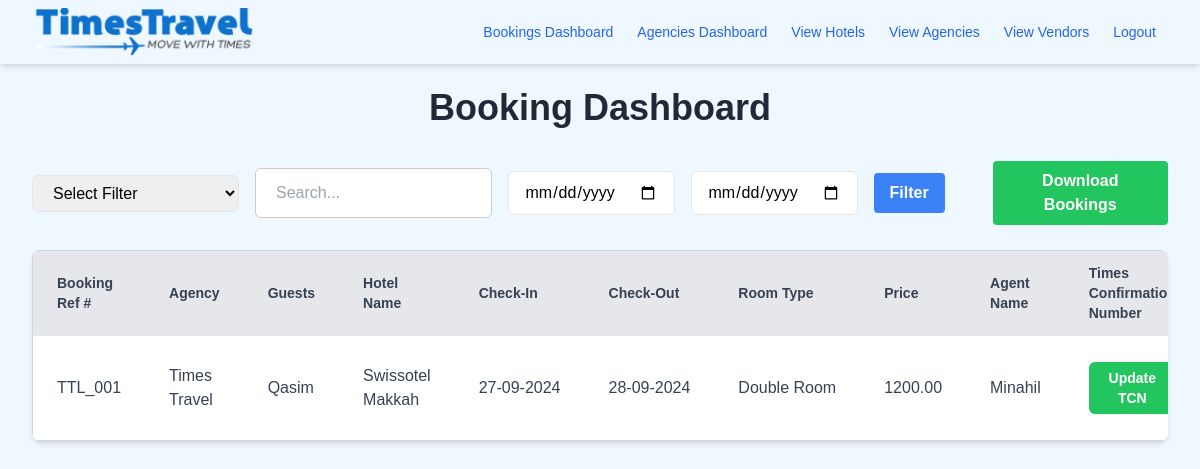
/bookings (signed in), run on an earlier commit of the app's database.
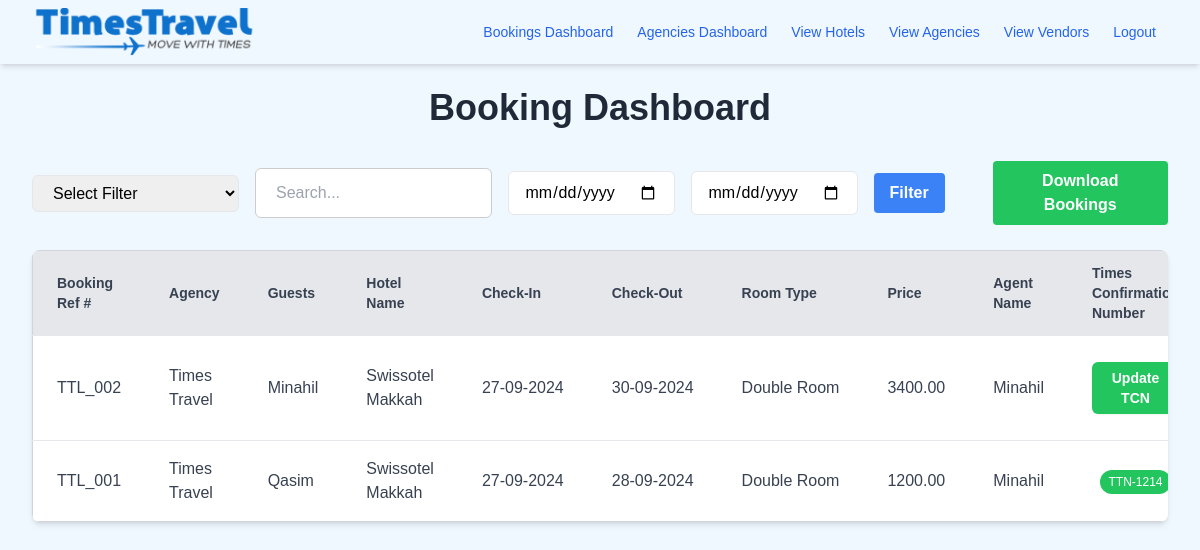
And on a later commit of the database.
### app/models.py (models this page shows, shortened)
class Booking(db.Model):
    __tablename__ = 'bookings'
    id = Column(Integer, primary_key=True)
    check_in = Column(DateTime, nullable=False)
    check_out = Column(DateTime, nullable=False)
    hotel_id = Column(Integer, ForeignKey('hotel.id'), nullable=False)
    hotel_name = Column(String(128), nullable=False)
    room_type = Column(String(128), nullable=True)
    room_id = Column(Integer, ForeignKey('room.id'), nullable=False)
    agent_id = Column(Integer, ForeignKey('users.id'), nullable=True)
    agency_id = Column(Integer, ForeignKey('agencies.id'), nullable=True)
    agency = db.relationship('Agency', back_populates='bookings')
    confirmation_number = Column(String(64), unique=True, nullable=True)
    booking_confirmed = Column(Boolean, default=False)
    times_con_number = Column(String(64), unique=True, nullable=True)
    times_confirmed = Column(Boolean, default=False)
    invoice_paid = Column(Boolean, default=False)
    vendor_paid = Column(Boolean, default=False)
    payment_number = Column(String(64), unique=True, nullable=True)
    selling_price = Column(Numeric(precision=12, scale=2), nullable=True)
    buying_price = Column(Numeric(precision=12, scale=2), nullable=True)
    special_requests = Column(String(128), nullable=True)
    remarks = Column(Text, nullable=True)
    room = relationship('Room', back_populates='bookings')
    agent = relationship('User', back_populates='bookings', foreign_keys=[agent_id])
    agency = relationship('Agency', back_populates='bookings', foreign_keys=[agency_id])
    guests = relationship('Guest', back_populates='booking', cascade="all, delete-orphan")
    hotel = relationship('Hotel', back_populates='bookings')
    invoice = relationship('Invoice', back_populates='booking', uselist=False, cascade="all, delete-orphan")

class Agency(db.Model):
    __tablename__ = 'agencies'
    id = Column(Integer, primary_key=True)
    name = Column(String(128), nullable=False)
    email = Column(String(120), index=True, unique=True, nullable=False)
    designation = Column(String(128), nullable=True)
    telephone = Column(BigInteger, nullable=True)
    credit_limit = Column(Numeric(precision=12, scale=2), default=0.00)
    used_credit = Column(Numeric(precision=12, scale=2), default=0.00)
    paid_back = Column(Numeric(precision=12, scale=2), default=0.00)
    account_limit = Column(Numeric(precision=5, scale=0), default=0)
    allowed_accounts = Column(Integer, default=0)
    users = relationship(
        'User',
        back_populates='agency',
        foreign_keys='User.agency_id'
    )
    bookings = relationship(
        'Booking',
        back_populates='agency',
        foreign_keys='Booking.agency_id',
        lazy='joined'
    )

class Guest(db.Model):
    __tablename__ = 'guests'
    id = Column(Integer, primary_key=True)
    first_name = Column(String(64), nullable=False)
    last_name = Column(String(64), nullable=False)
    email = Column(String(120), nullable=True)
    phone_number = Column(BigInteger, nullable=True)
    booking_id = Column(Integer, ForeignKey('bookings.id'), nullable=False)  # Link to Booking model
    booking = relationship('Booking', back_populates='guests')

class Room(db.Model):
    __tablename__ = 'room'
    id = db.Column(db.Integer, primary_key=True)
    hotel_id = db.Column(db.Integer, db.ForeignKey('hotel.id'), nullable=False)
    type = db.Column(db.String(100), nullable=False)
    availability = db.Column(db.Boolean, nullable=False)
    rooms_available = db.Column(db.Integer, nullable=False)
    inclusion = db.Column(db.String(100))
    approval = db.Column(db.String(100))
    notes = db.Column(db.String(100))
    january_rates = db.Column(JSON, nullable=True)
    february_rates = db.Column(JSON, nullable=True)
    march_rates = db.Column(JSON, nullable=True)
    april_rates = db.Column(JSON, nullable=True)
    may_rates = db.Column(JSON, nullable=True)
    june_rates = db.Column(JSON, nullable=True)
    july_rates = db.Column(JSON, nullable=True)
    august_rates = db.Column(JSON, nullable=True)
    september_rates = db.Column(JSON, nullable=True)
    october_rates = db.Column(JSON, nullable=True)
    november_rates = db.Column(JSON, nullable=True)
    december_rates = db.Column(JSON, nullable=True)
    total_price = db.Column(db.Float, default=0)
    bookings = relationship('Booking', back_populates='room')  # Back reference to Booking

class User(UserMixin, db.Model):
    __tablename__ = 'users'
    id = Column(Integer, primary_key=True)
    username = Column(String(64), nullable=False)
    email = Column(String(120), unique=True, nullable=False)
    hashed_password = Column(String(128), nullable=False)
    role = Column(String(64), nullable=False, default='user')
    agency_id = Column(Integer, ForeignKey('agencies.id'), nullable=True)
    agency = relationship(
        'Agency',
        back_populates='users',
        foreign_keys=[agency_id]
    )
    bookings = relationship(
        'Booking',
        back_populates='agent',
        foreign_keys='Booking.agent_id'
    )

### app/routes/booking_routes.py (the view)
@booking_bp.route('/bookings', methods=['GET', 'POST'])
@login_required
@roles_required('super_admin', 'admin', 'agency_admin')
def view_bookings():
    query = Booking.query
    query = apply_filters_and_sorting(query)
    if current_user.role == 'super_admin':
        bookings = query.all()
    elif current_user.role == 'agency_admin':
        bookings = query.filter_by(agency_id=current_user.agency_id).all()
    elif current_user.role == 'admin':
        bookings = query.filter_by(invoice_paid=False).all()
    return render_template('booking/booking_dashboard.html',
                           bookings=bookings,
                           sort_by=request.args.get('sort_by', 'id'),
                           sort_order=request.args.get('sort_order', 'asc'),
                           filter_column=request.args.get('filter_column'),
                           filter_value=request.args.get('filter_value'),
                           start_date=request.args.get('start_date'),
                           end_date=request.args.get('end_date'))

### app/models.py (called while the page is built)
@login.user_loader
def load_user(id):
    return User.query.get(int(id))

### app/templates/booking/booking_dashboard.html (shortened to what the changed rows need)
<!DOCTYPE html>
<html lang="en">
<head>
    <link rel="stylesheet" href="{{ url_for('static', filename='style.css') }}">
    <link rel="stylesheet" href="https://cdnjs.cloudflare.com/ajax/libs/font-awesome/6.0.0-beta3/css/all.min.css">
    <script src="https://cdn.tailwindcss.com"></script>
</head>
<body class="bg-primary-100">
    <div class="mt-6 mx-auto max-w-9xl px-4 sm:px-6 lg:px-8">
        <h1 class="text-4xl font-extrabold text-gray-800 mb-8 text-center">Booking Dashboard</h1>
        <div class="overflow-x-auto bg-white shadow-md rounded-lg">
            <table class="min-w-full border border-gray-300 divide-y divide-gray-200">
                <thead class="bg-gray-200">
                    <tr>
                        <th class="px-6 py-3 text-left text-sm font-semibold text-gray-700">
                            <a href="{{ url_for('booking.view_bookings', sort_by='id', sort_order='asc' if sort_order == 'desc' else 'desc', filter_column=filter_column, filter_value=filter_value) }}">Booking Ref #</a>
                        </th>
                        <th class="px-6 py-3 text-left text-sm font-semibold text-gray-700">
                            <a href="{{ url_for('booking.view_bookings', sort_by='agency_name', sort_order='asc' if sort_order == 'desc' else 'desc', filter_column=filter_column, filter_value=filter_value) }}">Agency</a>
                        </th>
                        <th class="px-6 py-3 text-left text-sm font-semibold text-gray-700">
                            <a href="{{ url_for('booking.view_bookings', sort_by='guests', sort_order='asc' if sort_order == 'desc' else 'desc', filter_column=filter_column, filter_value=filter_value) }}">Guests</a>
                        </th>
                        <th class="px-6 py-3 text-left text-sm font-semibold text-gray-700">
                            <a href="{{ url_for('booking.view_bookings', sort_by='hotel_name', sort_order='asc' if sort_order == 'desc' else 'desc', filter_column=filter_column, filter_value=filter_value) }}">Hotel Name</a>
                        </th>
                        <th class="px-6 py-3 text-left text-sm font-semibold text-gray-700">
                            <a href="{{ url_for('booking.view_bookings', sort_by='check_in', sort_order='asc' if sort_order == 'desc' else 'desc', filter_column=filter_column, filter_value=filter_value) }}">Check-In</a>
                        </th>
                        <th class="px-6 py-3 text-left text-sm font-semibold text-gray-700">
                            <a href="{{ url_for('booking.view_bookings', sort_by='check_out', sort_order='asc' if sort_order == 'desc' else 'desc', filter_column=filter_column, filter_value=filter_value) }}">Check-Out</a>
                        </th>
                        <th class="px-6 py-3 text-left text-sm font-semibold text-gray-700">
                            <a href="{{ url_for('booking.view_bookings', sort_by='room_type', sort_order='asc' if sort_order == 'desc' else 'desc', filter_column=filter_column, filter_value=filter_value) }}">Room Type</a>
                        </th>
                        <th class="px-6 py-3 text-left text-sm font-semibold text-gray-700">
                            <a href="{{ url_for('booking.view_bookings', sort_by='selling_price', sort_order='asc' if sort_order == 'desc' else 'desc', filter_column=filter_column, filter_value=filter_value) }}">Price</a>
                        </th>
                        <th class="px-6 py-3 text-left text-sm font-semibold text-gray-700">
                            <a href="{{ url_for('booking.view_bookings', sort_by='agent_name', sort_order='asc' if sort_order == 'desc' else 'desc', filter_column=filter_column, filter_value=filter_value) }}">Agent Name</a>
                        </th>
                        <th class="px-6 py-3 text-left text-sm font-semibold text-gray-700">
                            <a href="{{ url_for('booking.view_bookings', sort_by='times_confirmation_number', sort_order='asc' if sort_order == 'desc' else 'desc', filter_column=filter_column, filter_value=filter_value) }}">Times Confirmation Number</a>
                        </th>
                    </tr>
                </thead>
                <tbody class="bg-white divide-y divide-gray-200">
                    {% for booking in bookings %}
                    <tr class="hover:bg-gray-50 transition-colors">
                        <td class="px-6 py-4 text-gray-700" onclick="openBookingDetailsModal({{ booking.id }})">TTL_00{{ booking.id }}</td>
                        <td class="px-6 py-4 text-gray-700">
                            {% if booking.agency %}
                            {{ booking.agency.name }}
                            {% else %}
                            N/A
                            {% endif %}
                        </td>
                        <td class="px-6 py-4 text-gray-700">
                            {% if booking.guests %}
                                {{ booking.guests[0].first_name }}
                            {% else %}
                                N/A
                            {% endif %}
                        </td>
                        <td class="px-6 py-4 text-gray-700">{{ booking.hotel_name }}</td>
                        <td class="px-6 py-4 text-gray-700 nowrap">{{ booking.check_in.strftime('%d-%m-%Y') }}</td>
                        <td class="px-6 py-4 text-gray-700 nowrap">{{ booking.check_out.strftime('%d-%m-%Y') }}</td>
                        <td class="px-6 py-4 text-gray-700 nowrap">{{ booking.room.type or booking.room_type or 'N/A' }}</td>
                        <td class="px-6 py-4 text-gray-700 nowrap">{{ booking.selling_price }}</td>
                        <td class="px-6 py-4 text-gray-700">
                            {% if booking.agent %}
                            {{ booking.agent.username }}
                            {% else %}
                            N/A
                            {% endif %}
                        </td>
                        <td class="px-6 py-4 text-center">
                            {% if not booking.times_confirmed %}
                            <button
                                    onclick="openTCNModal('{{ booking.id }}', '{{ booking.times_con_number }}', '{{ booking.remarks }}')"
                                    class="bg-green-500 hover:bg-green-600 text-white font-semibold text-sm py-1.5 px-3 rounded-md shadow-sm transition duration-300 ease-in-out transform hover:scale-105">
                                    Update TCN
                            </button>
                            {% else %}
                            <span
                                class="inline-block px-2 py-1 text-xs font-medium text-white rounded-full {{ 'bg-green-500' if booking.booking_confirmed else 'bg-red-500' }}">
                                {{ booking.times_con_number }}
                            </span>
                            {% endif %}
                        </td>
                    </tr>
                    {% endfor %}
                </tbody>
            </table>
        </div>
    </div>
</body>
</html>

What changed in the data, as far as the page shows it:
added Booking: id "2", agency.name "Times Travel", first_name "Minahil", hotel_name "Swissotel Makkah", check_in "27-09-2024", check_out "30-09-2024", room "Double Room", selling_price "3400.00", agent.username "Minahil"
changed Booking "Qasim": booking_confirmed False → True (drawn); times_con_number (not shown) → "TTN-1214"; no longer shows "Update TCN"
